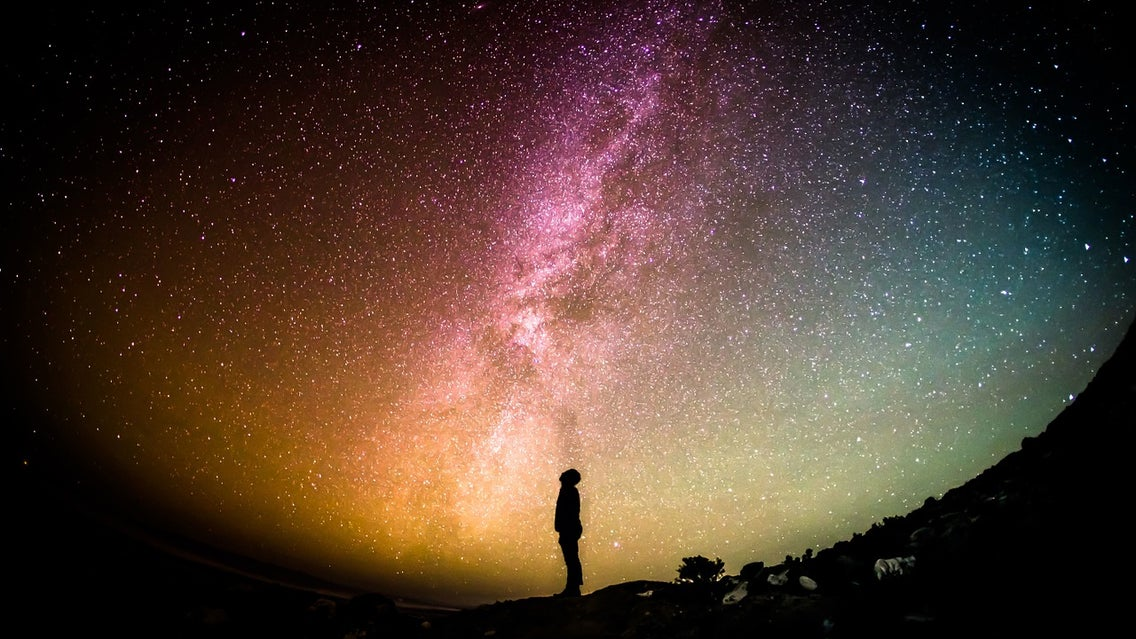
#> input picture mw.jpg, 1136 x 639 px
$ python grey.py
#> lines starting #> are read from the running program, lines starting #| are printed output that depends on the picture
import cv2
import matplotlib.pyplot as plt

# read the image
image = cv2.imread('mw.jpg')
#> image is the input picture: shape (639, 1136, 3); mean B, G, R 48.3, 59.7, 78.7

# convert to RGB
image = cv2.cvtColor(image, cv2.COLOR_BGR2RGB)

# reshape the image to a 2D array of pixels and 3 color values (RGB)
p = image.reshape((-1, 3))
w=len(p)
#> w = 725904

for i in range(0,w-1):
    h=(int(p[i][0])+int(p[i][1])+int(p[i][2]))/3
    p[i][0] = h
    p[i][1] = h
    p[i][2] = h


s = p.reshape(image.shape)
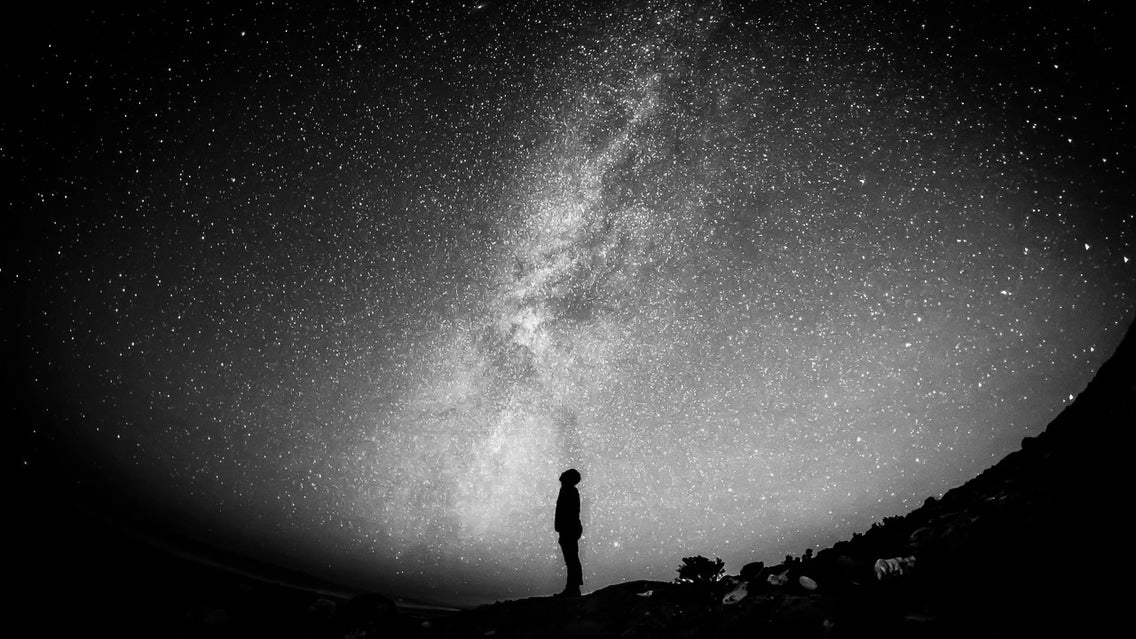
#> s: shape (639, 1136, 3); min 0, max 254, mean 62

# show the image
plt.imshow(s)
plt.show()
